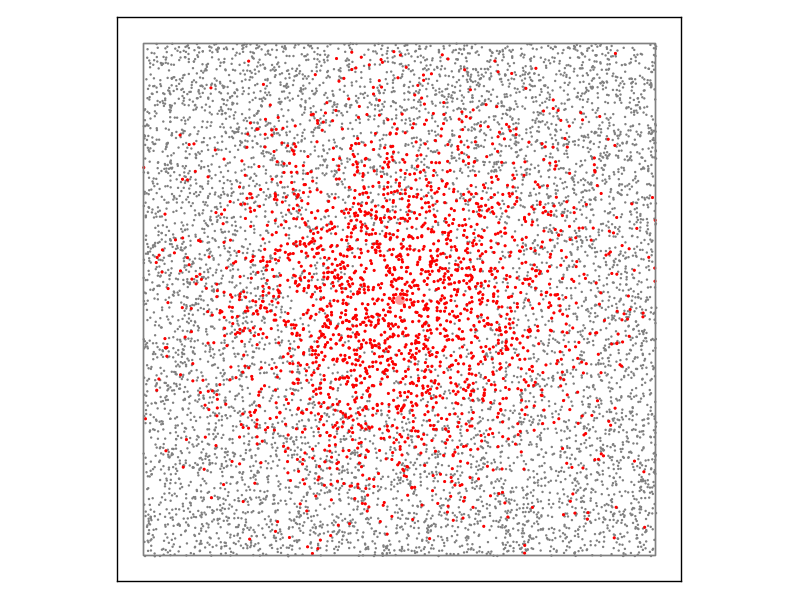

Python code for this plot:
import numpy as np
import matplotlib.pyplot as plt
from matplotlib.patches import Circle, Rectangle, Arc
from matplotlib.lines import Line2D  
import nest.topology as topo

source_layer = topo.CreateLayer({'elements': 'iaf_neuron',
                                 'positions': [(0.0, 0.0)]})
x = np.random.uniform(-0.5, 0.5, 10000)
y = np.random.uniform(-0.5, 0.5, 10000)
pos = zip(x, y)
target_layer = topo.CreateLayer({'elements': 'iaf_neuron',
                                 'positions': pos})

mask = {'rectangular': {'lower_left': [-0.5, -0.5],
                        'upper_right': [0.5, 0.5]}}
kernel = {'gaussian': {'p_center': 1., 'sigma': .2}}
conn_specs = {'connection_type': 'convergent',
              'mask': mask, 'kernel': kernel}

topo.ConnectLayers(source_layer, target_layer, conn_specs)

import matplotlib.pyplot as plt
center = topo.FindCenterElement(source_layer)
fig = topo.PlotLayer(target_layer, nodecolor='grey', nodesize=3)
topo.PlotTargets(center, target_layer, fig=fig, tgt_color='red', tgt_size=5)

ax = plt.gca()

ax.get_xaxis().set_visible(False)
ax.get_yaxis().set_visible(False)
plt.tight_layout()

filename_base = __file__.split('.')[0]
plt.savefig(filename_base + '.png', bbox_inces='tight', pad_inches=0)
